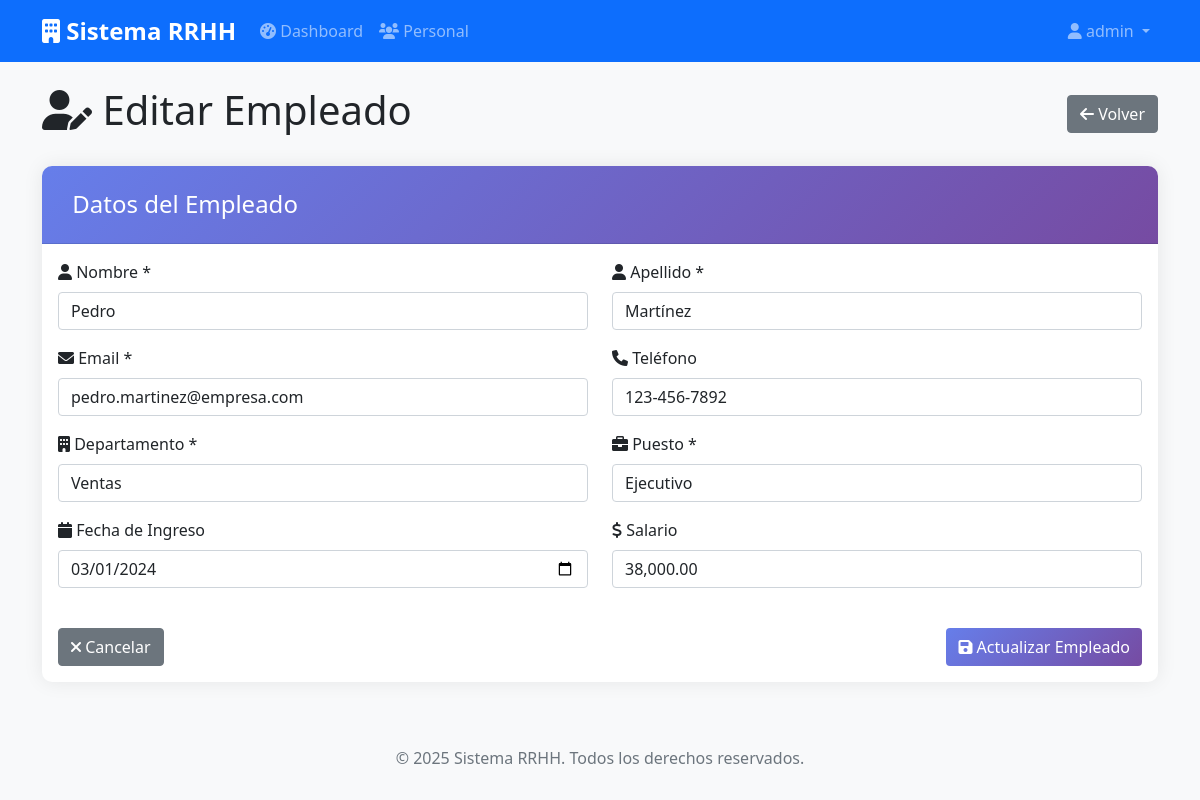
Screenshot of /pages/personal_form.php?id=3 (signed in) with the database file from the repository.
### tables this page shows
CREATE TABLE `personal` (
  `id` int NOT NULL AUTO_INCREMENT,
  `nombre` varchar(100) NOT NULL,
  `apellido` varchar(100) NOT NULL,
  `email` varchar(100) NOT NULL,
  `telefono` varchar(20) DEFAULT NULL,
  `departamento` varchar(100) DEFAULT NULL,
  `puesto` varchar(100) DEFAULT NULL,
  `fecha_ingreso` date DEFAULT NULL,
  `salario` decimal(10,2) DEFAULT NULL,
  `activo` tinyint(1) DEFAULT '1',
  `created_at` timestamp NULL DEFAULT CURRENT_TIMESTAMP,
  `updated_at` timestamp NULL DEFAULT CURRENT_TIMESTAMP ON UPDATE CURRENT_TIMESTAMP,
  PRIMARY KEY (`id`),
  UNIQUE KEY `email` (`email`)
);

### functions/personal.php (called while the page is built, shortened)
<?php
require_once '../config/database.php';
class Personal {
    private $conn;
    public function __construct() {
        $database = new Database();
        $this->conn = $database->getConnection();
    }
    public function readOne($id) {
        $query = "SELECT * FROM personal WHERE id = :id AND activo = 1";
        $stmt = $this->conn->prepare($query);
        $stmt->bindParam(':id', $id);
        $stmt->execute();
        return $stmt->fetch(PDO::FETCH_ASSOC);
    }
}
?>

### config/database.php (called while the page is built, shortened)
<?php
class Database {
    private $host = 'localhost';
    private $db_name = 'rrhh_system';
    private $username = 'root';
    private $password = 'Ruben2004';
    public function getConnection() {
        $this->conn = null;
        try {
            $this->conn = new PDO(
                "mysql:host=" . $this->host . ";dbname=" . $this->db_name . ";charset=utf8",
                $this->username,
                $this->password
            );
            $this->conn->setAttribute(PDO::ATTR_ERRMODE, PDO::ERRMODE_EXCEPTION);
        } catch(PDOException $exception) {
            echo "Error de conexión: " . $exception->getMessage();
        }
        return $this->conn;
    }
}
?>

### pages/personal_form.php (the view, shortened to what this page needs)
<?php
require_once '../includes/header.php';
require_once '../functions/personal.php';
$personal = new Personal();
$isEdit = isset($_GET['id']) && is_numeric($_GET['id']);
$empleado = null;
if ($isEdit) {
    $empleado = $personal->readOne($_GET['id']);
}
?>
<div class="row">
    <div class="col-12">
        <div class="d-flex justify-content-between align-items-center mb-4">
            <h1>
                <i class="fas fa-<?php echo $isEdit ? 'user-edit' : 'user-plus'; ?>"></i>
                <?php echo $isEdit ? 'Editar Empleado' : 'Nuevo Empleado'; ?>
            </h1>
            <a href="personal.php" class="btn btn-secondary">
                <i class="fas fa-arrow-left"></i> Volver
            </a>
        </div>
    </div>
</div>
<div class="card">
    <div class="card-header">
        <h4>
            <?php echo $isEdit ? 'Datos del Empleado' : 'Información del Nuevo Empleado'; ?>
        </h4>
    </div>
    <div class="card-body">
        <form method="POST" onsubmit="return validatePersonalForm()">
            <div class="row">
                <div class="col-md-6">
                    <div class="mb-3">
                        <label for="nombre" class="form-label">
                            <i class="fas fa-user"></i> Nombre *
                        </label>
                        <input type="text" class="form-control" id="nombre" name="nombre"
                               value="<?php echo htmlspecialchars($empleado['nombre'] ?? $_POST['nombre'] ?? ''); ?>"
                               required>
                    </div>
                </div>
                <div class="col-md-6">
                    <div class="mb-3">
                        <label for="apellido" class="form-label">
                            <i class="fas fa-user"></i> Apellido *
                        </label>
                        <input type="text" class="form-control" id="apellido" name="apellido"
                               value="<?php echo htmlspecialchars($empleado['apellido'] ?? $_POST['apellido'] ?? ''); ?>"
                               required>
                    </div>
                </div>
            </div>
            <div class="row">
                <div class="col-md-6">
                    <div class="mb-3">
                        <label for="email" class="form-label">
                            <i class="fas fa-envelope"></i> Email *
                        </label>
                        <input type="email" class="form-control" id="email" name="email"
                               value="<?php echo htmlspecialchars($empleado['email'] ?? $_POST['email'] ?? ''); ?>"
                               required>
                    </div>
                </div>
                <div class="col-md-6">
                    <div class="mb-3">
                        <label for="telefono" class="form-label">
                            <i class="fas fa-phone"></i> Teléfono
                        </label>
                        <input type="tel" class="form-control" id="telefono" name="telefono"
                               value="<?php echo htmlspecialchars($empleado['telefono'] ?? $_POST['telefono'] ?? ''); ?>">
                    </div>
                </div>
            </div>
            <div class="row">
                <div class="col-md-6">
                    <div class="mb-3">
                        <label for="departamento" class="form-label">
                            <i class="fas fa-building"></i> Departamento *
                        </label>
                        <select class="form-control" id="departamento" name="departamento" required>
                            <?php
                            $departamentos = ['IT', 'RRHH', 'Ventas', 'Marketing', 'Finanzas', 'Operaciones', 'Legal'];
                            $selectedDept = $empleado['departamento'] ?? $_POST['departamento'] ?? '';
                            foreach ($departamentos as $dept):
                            ?>
                                <option value="<?php echo $dept; ?>" <?php echo $selectedDept === $dept ? 'selected' : ''; ?>>
                                    <?php echo $dept; ?>
                                </option>
                            <?php endforeach; ?>
                        </select>
                    </div>
                </div>
                <div class="col-md-6">
                    <div class="mb-3">
                        <label for="puesto" class="form-label">
                            <i class="fas fa-briefcase"></i> Puesto *
                        </label>
                        <input type="text" class="form-control" id="puesto" name="puesto"
                               value="<?php echo htmlspecialchars($empleado['puesto'] ?? $_POST['puesto'] ?? ''); ?>"
                               required>
                    </div>
                </div>
            </div>
            <div class="row">
                <div class="col-md-6">
                    <div class="mb-3">
                        <label for="fecha_ingreso" class="form-label">
                            <i class="fas fa-calendar"></i> Fecha de Ingreso
                        </label>
                        <input type="date" class="form-control" id="fecha_ingreso" name="fecha_ingreso"
                               value="<?php echo $empleado['fecha_ingreso'] ?? $_POST['fecha_ingreso'] ?? ''; ?>">
                    </div>
                </div>
                <div class="col-md-6">
                    <div class="mb-3">
                        <label for="salario" class="form-label">
                            <i class="fas fa-dollar-sign"></i> Salario
                        </label>
                        <input type="text" class="form-control" id="salario" name="salario"
                               value="<?php echo $empleado['salario'] ? number_format($empleado['salario'], 2) : ($_POST['salario'] ?? ''); ?>"
                               placeholder="0.00" onblur="formatSalary(this)" onfocus="cleanSalaryFormat(this)">
                    </div>
                </div>
            </div>
            <div class="row mt-4">
                <div class="col-12">
                    <div class="d-flex justify-content-between">
                        <a href="personal.php" class="btn btn-secondary">
                            <i class="fas fa-times"></i> Cancelar
                        </a>
                        <button type="submit" class="btn btn-primary">
                            <i class="fas fa-save"></i>
                            <?php echo $isEdit ? 'Actualizar' : 'Guardar'; ?> Empleado
                        </button>
                    </div>
                </div>
            </div>
        </form>
    </div>
</div>
<?php require_once '../includes/footer.php'; ?>

### assets/css/style.css (style rules this page uses)
body { background-color: #f8f9fa; font-family: 'Segoe UI', Tahoma, Geneva, Verdana, sans-serif; }
.card { border: none; box-shadow: 0 0 20px rgba(0,0,0,0.08); border-radius: 10px; }
.card-header { background: linear-gradient(135deg, #667eea 0%, #764ba2 100%); color: white; border-radius: 10px 10px 0 0 !important; padding: 1.5rem; }
.card-header h4 { margin: 0; font-weight: 400; }
.btn-primary { background: linear-gradient(135deg, #667eea 0%, #764ba2 100%); border: none; }

### rows the page displays
personal: nombre "Pedro", apellido "Martínez", email "pedro.martinez@empresa.com", telefono "123-456-7892", departamento "Ventas", puesto "Ejecutivo", fecha_ingreso "03/01/2024", salario "38,000.00"

### other values shown
$_SESSION['username'] "admin"
